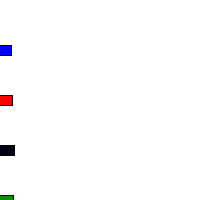
Frame 1 (no input)
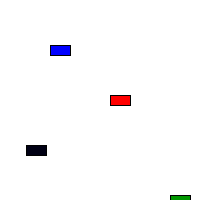
Frame 60 (the mouse pressed at the canvas centre just before this capture)
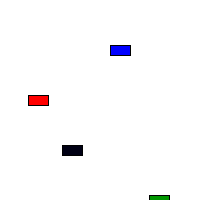
Frame 120 (the mouse held since frame 60 and released just before this capture)

The Processing sketch that drew these frames (run headless with seeded random() and noise(); from frame 60 on, the mouse is pressed at the canvas centre):

// Processing sketch: processing_12956
// ── processing_12956.pde

Room room1;
Room room2;
Room room3;
Room room4;

void setup(){
  size(200,200);
  
  room1 = new Room(color(255,0,0),0,100,2);
  room2 = new Room(color(0,0,255),0,50,1);
    room3 = new Room(color(0,150,0),0,200,3);
  room4 = new Room(color(0,0,20),0,150,4);
}

void draw(){
  background(255);
  room1.move();
  room1.display();
    room2.move();
  room2.display();
    room3.move();
  room3.display();
    room4.move();
  room4.display();
}

class Room{
  color c;
  float xpos;
  float ypos;
  float xspeed;
  
  Room(color tempC, float tempXpos, float tempYpos, float tempXspeed){
    c = tempC;
    xpos = tempXpos;
    ypos = tempYpos;
    xspeed = tempXspeed;
  }
  void display() {
    stroke(0);
    fill(c);
    rectMode(CENTER);
    rect(xpos,ypos,20,10);
  }
  void move(){
    xpos = xpos + xspeed;
    if (xpos > width) {
      xpos = 0;
    }
  }
}
